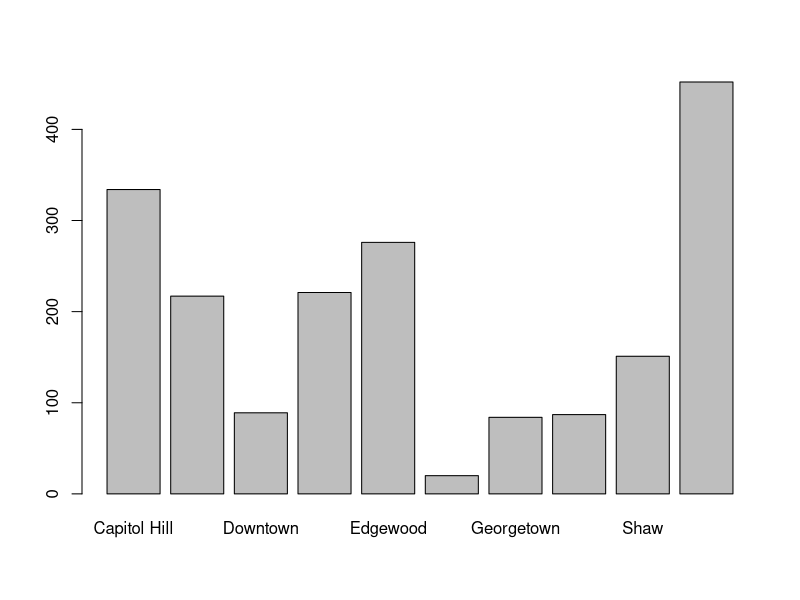
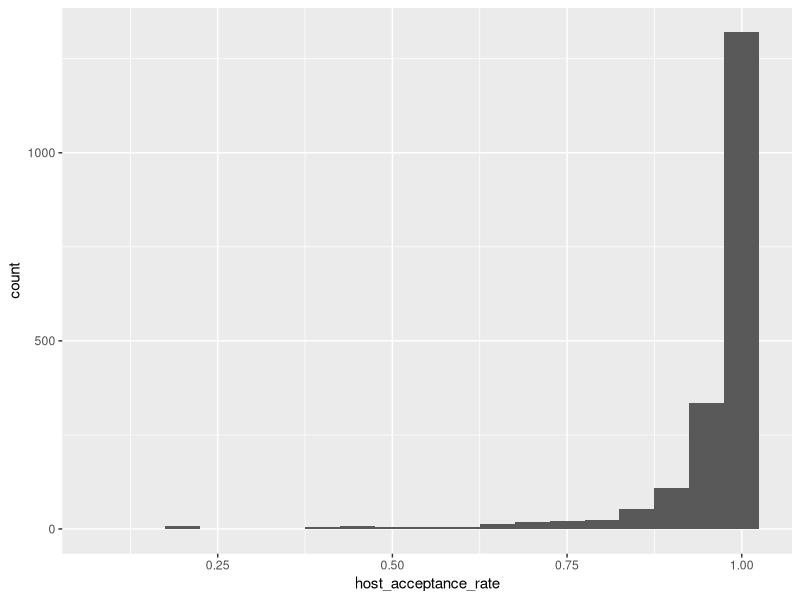
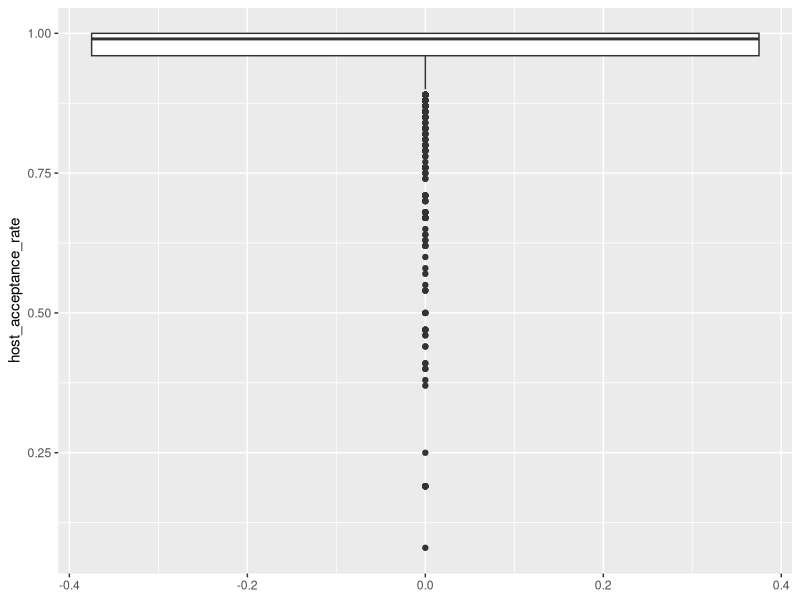
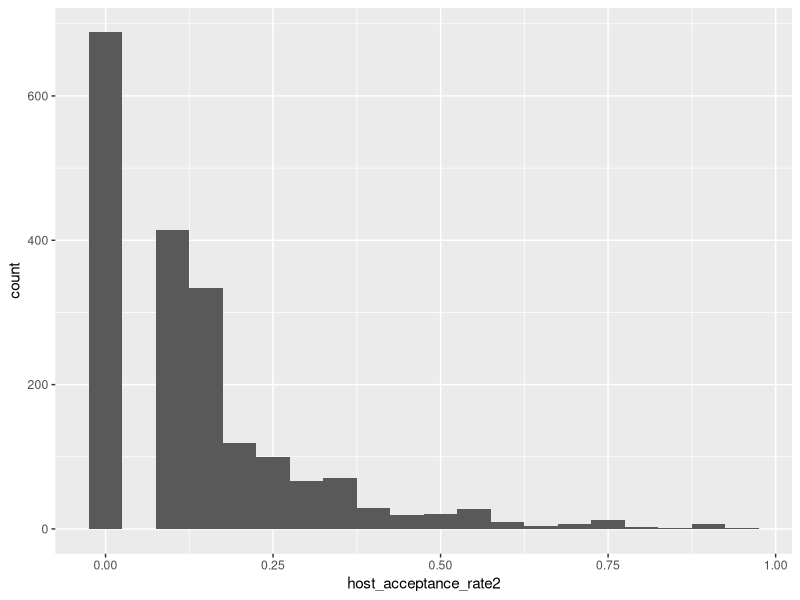
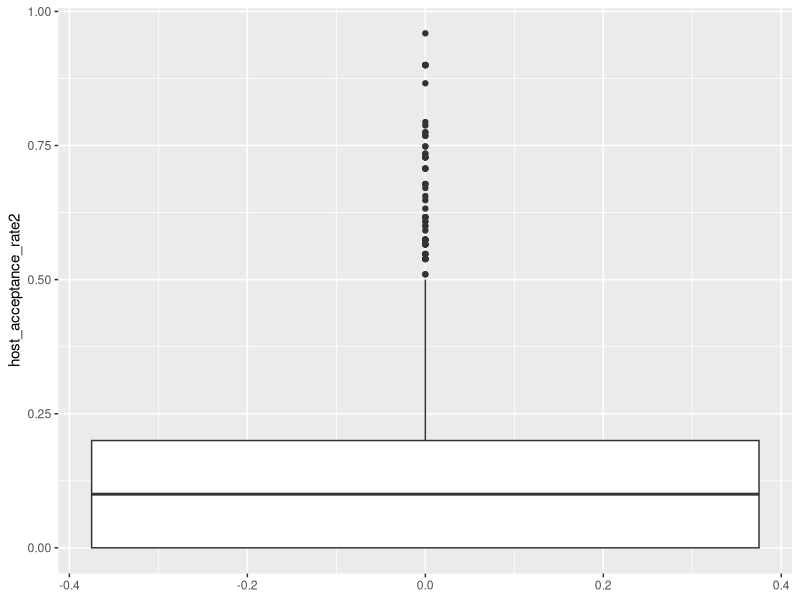
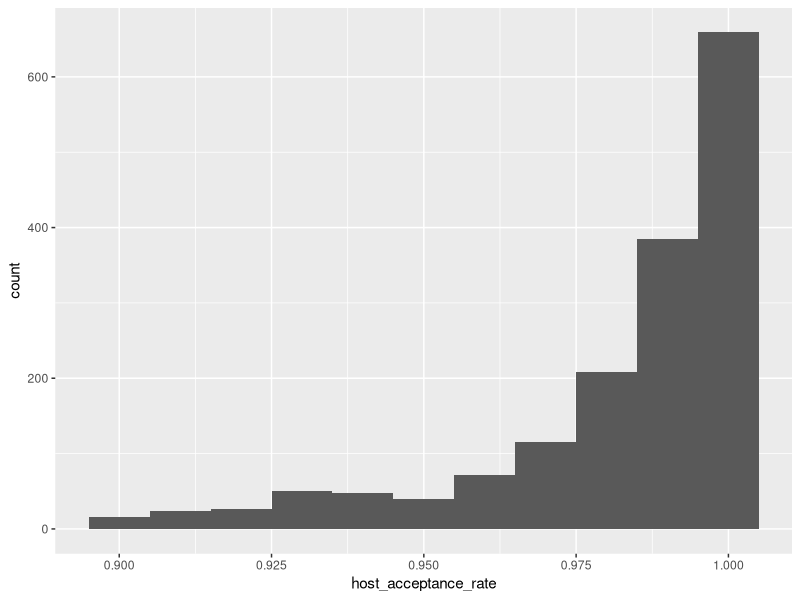
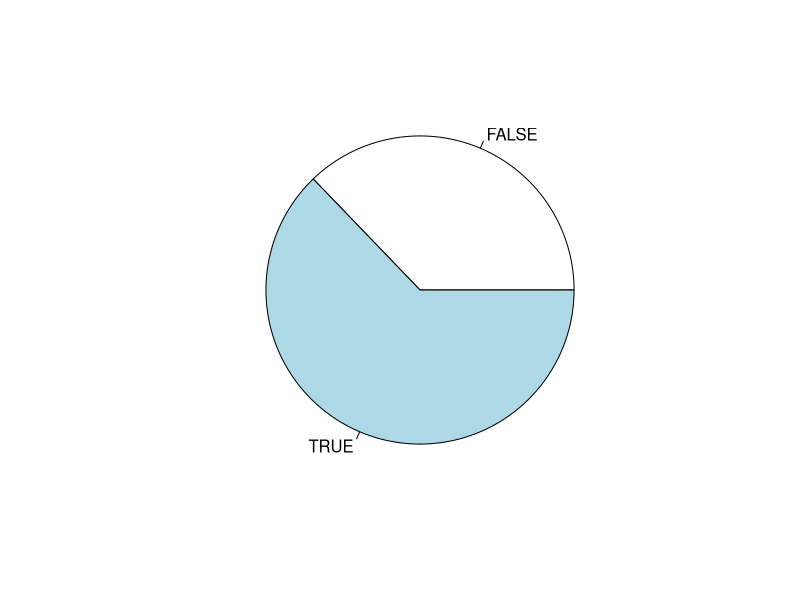
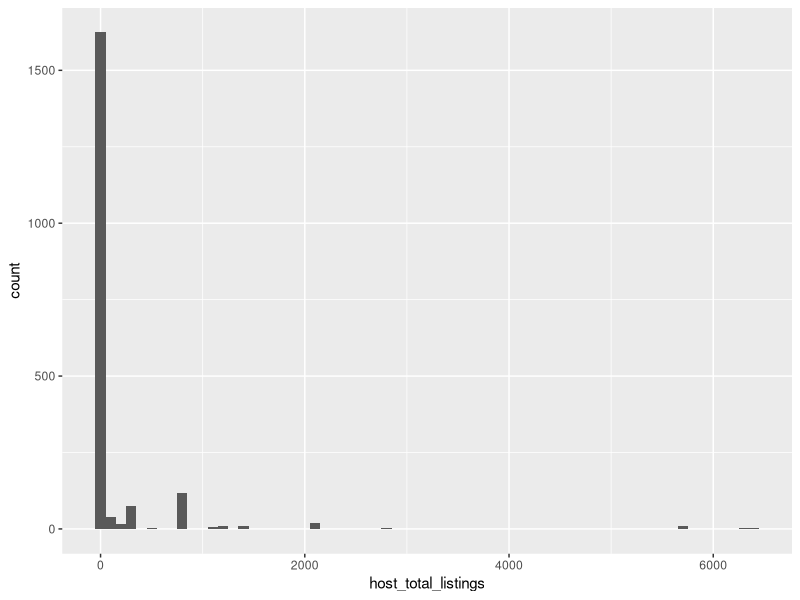

Generate these figures, in order, with R:
## QUESTION 1 ##
# GOAL: Exploratory Data Analysis 
# check for missing values, replace if needed 
# check data types of all the columns in the data frame 
# determine insights

library(tidyverse)
Listings = read.csv("Listings.csv")
Reviews = read.csv("Reviews.csv")
# names(Listings)
# names(Reviews)
# glimpse(Listings)
# glimpse(Reviews)


## use a left join to make sure that the data frame has all the rows from Listing and the additional info from Reviews
df = left_join( Listings , Reviews , by = c("id" = "listing_id"))
## check to see if there are any NaNs in the data set

# apply( df, 2, FUN = anyNA)

## find the index for where the NaNs are located and store in missing beds vector
missing_beds = which(is.na(df$beds))
## using missing beds vector to replace the NaNs with the mean
## beds should not double -> use ceiling to round 1.92 up to 2
df$beds[missing_beds] = ceiling(mean(df$beds, na.rm = TRUE))
## do the same thing with avg rating
missing_rating = which(is.na(df$avg_rating))
# df$avg_rating[missing_rating] = which(is.na(df$avg_rating))
df$avg_rating[missing_rating] = mean(df$avg_rating, na.rm = TRUE)

## since there are blank values in room type decided to replace these blanks with "unknown"
df$room_type[df$room_type == ""] <- "Unknown"

## now that the data frame has been cleaned of NaNs and Blanks 
df = df %>%
  select(-id) %>%
  mutate(neighborhood = as.factor(neighborhood) , host_since = as.Date(host_since, format = "%m/%d/%Y")
         , room_type = as.factor(room_type) , bathrooms = as.factor(bathrooms),
         bedrooms_f = as.factor(bedrooms))
glimpse(df)

## let us explore each column

# 1) Neighborhood: Character data type -> convert to factor to make more robust for categorical analysis 

neigh_freq=table(df$neighborhood)
## it was found that Union Station, Capital Hill, Columia heights, dupont, and edgewood were the most popular
barplot(neigh_freq)
# 2) host_since is a character data type -> convert to a date
## decided to use the IQR method of removing outliers since the data was skewed with an extreme outlier

interquartilerange= IQR(df$price)
upper = quantile(df$price, 0.75)
lower = quantile(df$price , 0.25)
upper_outlier = upper + 1.5 * interquartilerange
lower_outlier = lower - 1.5 * interquartilerange
df_price= df %>%
  filter ( price > lower_outlier & price < upper_outlier)

# ggplot(df, aes(x=host_since, y = price))  + geom_line() +labs(y = "Price" , x = "Host_since",
# title = "Line Plot of Raw Price V Host_since")
# ggplot(df_price, aes(x=host_since, y = price))  + geom_line() +labs(y = "Price" , x = "Host_since",
# title = "Line Plot of Filtered Price V Host_since")

# 3) host_acceptance_rate is a double 
## data type makes sense, no need to change . explore values 

summary(df$host_acceptance_rate) 
## summary stats show possible left skewness
ggplot(df, aes(host_acceptance_rate)) + geom_histogram(binwidth = 0.05)
ggplot(df, aes(host_acceptance_rate)) + geom_boxplot() + coord_flip()
## box plot and histogram confirm left skewness
df_host_test = df %>%
  mutate( host_acceptance_rate2 = ((1-(host_acceptance_rate))^(1/2)))
## since data is left-skewed, can manipulate 
ggplot(df_host_test, aes(host_acceptance_rate2)) + geom_histogram( binwidth = 0.05) 
ggplot(df_host_test, aes(host_acceptance_rate2)) + geom_boxplot() + coord_flip()
## Transform was not great, Outlier analysis performed 
## data is very skewed so IQR outlier analysis is the best approach
IQR_host_rate = IQR(df_price$host_acceptance_rate)
upper_host_price = quantile(df_price$host_acceptance_rate , 0.75)
lower_host_price = quantile(df_price$host_acceptance_rate , 0.25)
upper_outlier_host_price = upper_host_price + 1.5 * IQR_host_rate
lower_outlier_host_price  = lower_host_price - 1.5 * IQR_host_rate

df_host_price = df_price %>%
  filter(host_acceptance_rate > lower_outlier_host_price & host_acceptance_rate < upper_outlier_host_price)

ggplot(df_host_price , aes(host_acceptance_rate)) + geom_histogram(binwidth = 0.01)


# 4) Superhost is a logical data type -> this works but for analysis might be better to have 0 and 1
# use if else for a vectorized approach of replacing all values
superhost2=ifelse(df_price$superhost == FALSE, 0 , 1)
## append the new vector to the existing data frame df 
df_price = data.frame(df_price, superhost2)

superhost_freq = table(df_price$superhost)
superhost2_freq = table(df_price$superhost2)
prop.table(superhost_freq)
pie(superhost_freq)
# pie(super host2_freq)
## approximately 2/3 of users are super hosts 
## makes sense given that the host acceptance rate is so high

# 5) host_total_listing is an integer data type 
## first find summary statistics 
summary(df$host_total_listings)
ggplot(df, aes(host_total_listings)) + geom_histogram(binwidth = 100)

iqr_total_listings = IQR(df_price$host_total_listings)
upper_total_listing = quantile(df_price$host_total_listings, 0.75)
lower_total_listing = quantile(df_price$host_total_listings, 0.25)
upper_outlier_total_listings = upper_total_listing + 1.5 * iqr_total_listings
lower_outlier_total_listings = lower_total_listing - 1.5 * iqr_total_listings

df_listings_price = df_price %>%
  filter ( host_total_listings > lower_outlier_total_listings & host_total_listings < upper_outlier_total_listings)

ggplot(df_listings_price, aes(host_total_listings)) + geom_histogram(binwidth = 5)

## data for host total listings is right skewed 
## try sqrt transform 

df3 = df_listings_price %>%
  mutate (host_total_listings2 = sqrt(host_total_listings),
          host_total_listings3 = log(host_total_listings))

ggplot(df3, aes(host_total_listings2)) + geom_histogram(binwidth = 1)
ggplot(df3, aes(host_total_listings3)) + geom_histogram(binwidth =0.5)

## log transform was a little better 

# 6) room type (already took care of the blanks) 
## data type is character -> lets convert this to a factor data type for better categorical analysis 

barplot(table(df$room_type))
# some sampling error -> way to many entire home/apt compared to the others 

# 7) accommodates -> is a integer data type 
# first lets see the summary statistics 

summary(df$accommodates)
## check the distribution 
df_price %>% 
  ggplot(aes(accommodates)) + geom_boxplot() + coord_flip()
df_price %>% 
  ggplot(aes(accommodates)) + geom_histogram(binwidth = 1)

# bimodal distribution, slightly skewed to the right 
IQR_ap = IQR(df_price$accommodates)
upper_a_p = quantile(df_price$accommodates, 0.75)
lower_a_p = quantile(df_price$accommodates, 0.25)
upper_outlier_ap = upper_a_p + 1.5*IQR_ap
lower_outlier_ap = lower_a_p - 1.5*IQR_ap

df_a_p = df_price %>%
  filter(accommodates > lower_outlier_ap & accommodates < upper_outlier_ap)
df_a_p %>% 
  ggplot(aes(accommodates)) + geom_boxplot() + coord_flip()
df_a_p %>% 
  ggplot(aes(accommodates)) + geom_histogram(binwidth = 1)



# 8) bathrooms is character data type -> convert to factor

bathroom_freq = table(df$bathrooms)
prop.table(bathroom_freq)
barplot(bathroom_freq)

## lots of 1 bath -> highly imbalanced sampling 

# 9) bedrooms -> int data type (makes sense, but could possibly use this as a categorical variable as well)

summary(df_price$bedrooms)
ggplot(df_price, aes(bedrooms)) + geom_histogram()
ggplot(df_price, aes(bedrooms)) + geom_boxplot() +coord_flip()

bedrooms_freq = table(df_price$bedrooms_f)
prop.table(bedrooms_freq)
plot(bedrooms_freq)

IQR_pb = IQR(df_price$bedrooms)
upper_pb = quantile(df_price$bedrooms, 0.75)
lower_pb = quantile(df_price$bedrooms, 0.25)
upper_outlier_pb = upper_pb + 1.5*IQR_pb
lower_outlier_pb = lower_pb - 1.5*IQR_pb

df_b_p = df_price %>%
  filter( bedrooms > lower_outlier_pb & bedrooms < upper_outlier_pb )

df_b_p  %>% 
  ggplot(aes(bedrooms)) + geom_boxplot() + coord_flip()
df_b_p  %>% 
  ggplot(aes(bedrooms)) + geom_histogram(binwidth = 1)
# 10) beds -> double data type

summary(df_price$beds)
ggplot(df_price, aes(beds)) + geom_histogram(binwidth = 1)
ggplot(df_price, aes(beds)) + geom_boxplot() + coord_flip()

IQR_bed_p = IQR(df_price$beds)
upper_bed_p = quantile(df_price$beds , 0.75)
lower_bed_p = quantile(df_price$beds, 0.25)
upper_outlier_bed_p= upper_bed_p + 1.5 * IQR_bed_p
lower_outlier_bed_p = lower_bed_p - 1.5 * IQR_bed_p

df_bed_p = df_price %>%
  filter(beds > lower_outlier_bed_p & beds < upper_outlier_bed_p)

df_bed_p %>%
  ggplot(aes(beds)) + geom_histogram(binwidth = 1) 
df_bed_p %>%
  ggplot(aes(beds)) + geom_boxplot()+ coord_flip()


# 11) price is a double -> find summary statistics
summary(df$price)
ggplot(df, aes(price)) + geom_histogram()
# there was a few data points that are clear outliers < 50000
# simple test to first visualize the data in a box plot with these outliers removed
boxplot(df$price , outline = F) 

ggplot(df , aes(price)) + geom_histogram(binwidth = 25) 
ggplot(df_price , aes(price)) + geom_histogram(binwidth = 25) 
ggplot(df_bed_p, aes(price)) + geom_histogram(binwidth = 25)
ggplot(df_b_p, aes(price)) + geom_histogram(binwidth = 25)
ggplot(df_a_p, aes(price)) + geom_histogram(binwidth = 25)


# 12) min_nights is an integer data type
summary(df_price$min_nights)
ggplot(df_price, aes(min_nights)) + geom_histogram(binwidth = 10)
# same as price -> first lets visualize without the clear outliers
boxplot(df$min_nights, outline = F)

# 13) total reviews is an int data type 
summary(df$total_reviews)
ggplot(df, aes(total_reviews)) + geom_histogram(binwidth=50)

df_tr_test = df_price %>%
  mutate(total_reviews1 = log(total_reviews),
         total_reviews2 = sqrt(total_reviews))


ggplot(df_tr_test, aes(total_reviews1)) + geom_histogram(binwidth = 0.5)
ggplot(df_tr_test, aes(total_reviews2)) + geom_histogram(binwidth = 1)
## log transform was better than sqrt transform

# 14) avg_rating is a double data type
summary(df$avg_rating) 

# left skewed data, with boundary conditions of 1 to 5 
df_avg_rating = df_price %>%
  mutate( avg_rating1 = 5- avg_rating,
          avg_rating2 = sqrt(5- avg_rating),
          avg_rating3 = log(5- avg_rating),
          avg_rating4 = log((5- avg_rating)/ avg_rating))


ggplot(df_price, aes(avg_rating)) + geom_histogram(binwidth = 1)
ggplot(df_avg_rating, aes(avg_rating1)) + geom_histogram(binwidth = 1)
ggplot(df_avg_rating, aes(avg_rating2)) + geom_histogram(binwidth = 0.5)
## this worked well however 224 non-finite outside the scale range
# ggplot(df_avg_rating, aes(avg_rating3)) + geom_histogram(binwidth = 0.5)
# ggplot(df_avg_rating, aes(avg_rating4)) + geom_histogram(bindwith=.2)

## lets explore possible correlations between the numerical variables

correlation_matrix = cor(select_if(df, is.numeric))
diag(correlation_matrix) = NA
correlation_df = data.frame(correlation_matrix)
names(correlation_df[which.max(abs(correlation_df$price))])
## before any filtering of data , host total listings is the most correlated with price

# now that the price outliers are filtered out 
# let us retest the correlation matrix
correlation_matrix_clean = cor(select_if(df_price, is.numeric))
diag(correlation_matrix_clean) = NA 
correlation_df_clean = data.frame(correlation_matrix_clean)

a=correlation_df_clean %>%
  arrange(desc(price)) %>%
  select(price)

correlation_matrix_clean2 = cor(select_if(df_a_p, is.numeric))
diag(correlation_matrix_clean2) = NA 
correlation_df_clean2 = data.frame(correlation_matrix_clean2)

price_acc=correlation_df_clean2 %>%
  arrange(desc(price)) %>%
  select(price)

correlation_matrix_clean3 = cor(select_if(df_b_p, is.numeric))
diag(correlation_matrix_clean3) = NA 
correlation_df_clean3 = data.frame(correlation_matrix_clean3)

price_br=correlation_df_clean3 %>%
  arrange(desc(price)) %>%
  select(price)

correlation_matrix_clean4 = cor(select_if(df_bed_p, is.numeric))
diag(correlation_matrix_clean4) = NA 
correlation_df_clean4 = data.frame(correlation_matrix_clean4)

price_beds=correlation_df_clean4 %>%
  arrange(desc(price)) %>%
  select(price)

test = tibble(a , price_acc$price , price_br$price , price_beds$price)
test1 = data.frame(a , price_acc$price , price_br$price , price_beds$price)
test1
test

## based on the correlation matrix, only filtering out the price outliers was the most effective

## best three to study are accommodates, bedrooms , beds (stays true for all)

## lets start with visualizing price v accommodates, bedroom, bed
## price = dependent variable , the rest are independent variable 

ggplot( df_price , aes(x = accommodates, y = price)) + geom_point() + geom_jitter() + geom_smooth(method = "lm" , se = FALSE)
ggplot( df_price , aes(x = bedrooms, y = price)) + geom_point() + geom_jitter() + geom_smooth(method = "lm" , se = FALSE)
ggplot( df_price , aes(x = beds, y = price)) + geom_point() + geom_jitter() + geom_smooth(method = "lm" , se = FALSE)

ggplot( df_price , aes(x = accommodates, y = price , color = neighborhood)) + geom_point() + geom_jitter() + geom_smooth(method = "lm" , se = FALSE)
ggplot( df_price , aes(x = bedrooms, y = price , color = neighborhood)) + geom_point() + geom_jitter() + geom_smooth(method = "lm" , se = FALSE)
ggplot( df_price , aes(x = beds, y = price , color = neighborhood)) + geom_point() + geom_jitter() + geom_smooth(method = "lm" , se = FALSE)


ggplot(df_price , aes(x = accommodates, y = price)) + 
  geom_point() + geom_jitter() + geom_smooth(method = "lm" , se = FALSE) + 
  facet_wrap(~neighborhood, scales = "free_x")

ggplot(df_price , aes(x = beds, y = price)) + 
  geom_point() + geom_jitter() + geom_smooth(method = "lm" , se = FALSE) + 
  facet_wrap(~neighborhood, scales = "free_x")

ggplot(df_price , aes(x = bedrooms, y = price)) + 
  geom_point() + geom_jitter() + geom_smooth(method = "lm" , se = FALSE) + 
  facet_wrap(~neighborhood, scales = "free_x")

ggplot(df_price , aes(x = bedrooms, y = price)) + 
  geom_point() + geom_jitter() + geom_smooth(method = "lm" , se = FALSE) + 
  facet_wrap(~room_type, scales = "free_x")

## Summary statistics, Group By Room_type , Bathrooms, Neighborhood 

df_price %>% 
  group_by(neighborhood) %>% 
  summarize(avg_price = mean(price) , sd_price = sd(price) , median_price = quantile(price, 0.5) , IQR_price = IQR(price))

df_price %>% 
  group_by(room_type) %>% 
  summarize(avg_price = mean(price) , sd_price = sd(price) , median_price = quantile(price, 0.5) , IQR_price = IQR(price))

df_price %>% 
  filter(room_type == "Entire home/apt") %>%
  group_by(neighborhood) %>%
  summarize(avg_price = mean(price) , sd_price = sd(price) , median_price = quantile(price, 0.5) , IQR_price = IQR(price))

df_price %>% 
  filter(room_type == "Entire home/apt" & neighborhood == "Union Station") %>%
  group_by(bathrooms) %>%
  summarize(avg_price = mean(price) , sd_price = sd(price) , median_price = quantile(price, 0.5) , IQR_price = IQR(price))



## Question 2 ##


## lets also get some numbers: 
table(df_price$room_type)
table(df_price$neighborhood)
table(df_price$neighborhood, df_price$room_type)

df %>%
  group_by(neighborhood, room_type) %>%
  summarize(avg_price = mean(price, na.rm = TRUE), standard_deviation = sd(price, na.rm = TRUE) ,
            Q_price25=quantile(price, 0.25), Q_price50=quantile(price, 0.5), Q_price75=quantile(price, 0.75)
            , IQR = (quantile(price, 0.75) - quantile(price, 0.25))) %>%
  arrange(desc(avg_price))
df %>%
  group_by(neighborhood, room_type) %>%
  summarize(avg_price = mean(price, na.rm = TRUE), standard_deviation = sd(price, na.rm = TRUE) ,
            Q_price25=quantile(price, 0.25), Q_price50=quantile(price, 0.5), Q_price75=quantile(price, 0.75)
            , IQR = (quantile(price, 0.75) - quantile(price, 0.25))) %>%
  arrange((avg_price))
df %>%
  group_by(neighborhood, room_type) %>%
  summarize(avg_price = mean(price, na.rm = TRUE), standard_deviation = sd(price, na.rm = TRUE) ,
            Q_price25=quantile(price, 0.25), Q_price50=quantile(price, 0.5), Q_price75=quantile(price, 0.75)
            , IQR = (quantile(price, 0.75) - quantile(price, 0.25))) %>%
  arrange(desc(standard_deviation))
df %>%
  group_by(neighborhood, room_type) %>%
  summarize(avg_price = mean(price, na.rm = TRUE), standard_deviation = sd(price, na.rm = TRUE) ,
            Q_price25=quantile(price, 0.25), Q_price50=quantile(price, 0.5), Q_price75=quantile(price, 0.75)
            , IQR = (quantile(price, 0.75) - quantile(price, 0.25)))%>%
  arrange((standard_deviation))
df %>%
  group_by(neighborhood, room_type) %>%
  summarize(avg_price = mean(price, na.rm = TRUE), standard_deviation = sd(price, na.rm = TRUE) ,
            Q_price25=quantile(price, 0.25), Q_price50=quantile(price, 0.5), Q_price75=quantile(price, 0.75)
            , IQR = (quantile(price, 0.75) - quantile(price, 0.25))) %>%
  arrange(desc(IQR))
df %>%
  group_by(neighborhood, room_type) %>%
  summarize(avg_price = mean(price, na.rm = TRUE), standard_deviation = sd(price, na.rm = TRUE) ,
            Q_price25=quantile(price, 0.25), Q_price50=quantile(price, 0.5), Q_price75=quantile(price, 0.75)
            , IQR = (quantile(price, 0.75) - quantile(price, 0.25))) %>%
  arrange((IQR))

df_price %>%
  group_by(neighborhood, room_type) %>%
  summarize(avg_price = mean(price, na.rm = TRUE), standard_deviation = sd(price, na.rm = TRUE) ,
            Q_price25=quantile(price, 0.25), Q_price50=quantile(price, 0.5), Q_price75=quantile(price, 0.75)
            , IQR = (quantile(price, 0.75) - quantile(price, 0.25))) %>%
  arrange(desc(avg_price))

df_price %>%
  group_by(neighborhood, room_type) %>%
  summarize(avg_price = mean(price, na.rm = TRUE), standard_deviation = sd(price, na.rm = TRUE) ,
            Q_price25=quantile(price, 0.25), Q_price50=quantile(price, 0.5), Q_price75=quantile(price, 0.75)
            , IQR = (quantile(price, 0.75) - quantile(price, 0.25))) %>%
  arrange((avg_price))
df_price %>%
  group_by(neighborhood, room_type) %>%
  summarize(avg_price = mean(price, na.rm = TRUE), standard_deviation = sd(price, na.rm = TRUE) ,
            Q_price25=quantile(price, 0.25), Q_price50=quantile(price, 0.5), Q_price75=quantile(price, 0.75)
            , IQR = (quantile(price, 0.75) - quantile(price, 0.25))) %>%
  arrange(desc(standard_deviation))
df_price %>%
  group_by(neighborhood, room_type) %>%
  summarize(avg_price = mean(price, na.rm = TRUE), standard_deviation = sd(price, na.rm = TRUE) ,
            Q_price25=quantile(price, 0.25), Q_price50=quantile(price, 0.5), Q_price75=quantile(price, 0.75)
            , IQR = (quantile(price, 0.75) - quantile(price, 0.25))) %>%
  arrange((standard_deviation))
df_price %>%
  group_by(neighborhood, room_type) %>%
  summarize(avg_price = mean(price, na.rm = TRUE), standard_deviation = sd(price, na.rm = TRUE) ,
            Q_price25=quantile(price, 0.25), Q_price50=quantile(price, 0.5), Q_price75=quantile(price, 0.75)
            , IQR = (quantile(price, 0.75) - quantile(price, 0.25))) %>%
  arrange(desc(IQR))
df_price %>%
  group_by(neighborhood, room_type) %>%
  summarize(avg_price = mean(price, na.rm = TRUE), standard_deviation = sd(price, na.rm = TRUE) ,
            Q_price25=quantile(price, 0.25), Q_price50=quantile(price, 0.5), Q_price75=quantile(price, 0.75)
            , IQR = (quantile(price, 0.75) - quantile(price, 0.25))) %>%
  arrange((IQR))
  


## Question 3 

conf_test = function(level , name , dataframe) { 
  # the function will take three arguments
  # level: numerical confidence level 
  # name of the numerical variable (string)
  # name of the dataframe
  
  # need to only grab all the columns and work with that data
  # since double [[]] for dataframes will pull only the data from that column
  var = dataframe[[name]]
  avg = mean(var , na.rm = TRUE)
  std = sd(var, na.rm = TRUE)
  alpha = 1 -level
  d_f = length(var) - 1
  # one tailed
  t_val = abs(qt(  alpha, d_f ))
  
  conf_int = c( avg - (t_val * (std / sqrt(length(var))))
                ,
                avg + (t_val * (std / sqrt(length(var)))))
  # two tailed
  t_val2 = abs(qt(  alpha/2 , d_f ))
  conf_int2 = c( avg - (t_val2 * (std / sqrt(length(var))))
                 ,
                 avg + (t_val2 * (std / sqrt(length(var)))))
  
  return(list(one_tailed = conf_int , two_tailed = conf_int2))
  
}

conf_test(0.95, "price" , df_price)

confInt = function(level , var, data) {
  
  x = data[[var]]
  n = length(x)
  
  alpha = 1-level
  avg = mean(x)
  stdev = sd(x)
  sterr = stdev / sqrt(n)
  
  cvT = qt(1-alpha/2, df = n-1)
  
  c(lower = avg-cvT * sterr,
    mean = avg,
    upper = avg + cvT * sterr,
    n = n)
  
}

confInt95 = confInt(.95, "price", df_price)

round(confInt95, 2)



#Q4 : A T-Test was performed. 

t.test(df_price$price, mu = 200, alternative = "greater", conf.level = 0.95)



#Q5. Visualize price to test for normality.

#Use Q-Q Plot to test for normality.

ggplot(df_price, aes(sample = price)) +
  stat_qq() +
  stat_qq_line(color = "red") +
  labs(x = "Theoretical Quantiles",
       y = "Sample Quantiles",
       title = "Q-Q Plot of Airbnb Prices in Washington, DC")

#Use Histogram to test for normality

ggplot(df_price, aes(x = price)) + 
  geom_histogram(aes(y = ..density..), bins = 30, fill = "lightblue", 
                 color = "black")+
  geom_density(color = "red", size = 1.2) +
  labs(x = "Price",
       y = "Density",
       title = "Airbnb Prices in Washington, DC") +
  theme_minimal()

#Use log(price) to try to normalize and make less skewed
#Log(price) did not work

ggplot(df_price, aes(x = log(price))) + 
  geom_histogram(aes(y = ..density..), bins = 30, fill = "lightblue", 
                 color = "black")+
  geom_density(color = "red", size = 1.2) +
  labs(x = "Price (Log)",
       y = "Density", 
       title = "Airbnb Prices in Washington, DC (Log)") + 
  theme_minimal()

#Boxplot (can removed since it does not answer #5)

ggplot(df_price, aes(y = price)) +
  geom_boxplot(fill = "lightgreen", outlier.color = "red") +
  labs(y = "Price",
       title = "Boxplot of Airbnb Prices in DC") + 
  theme_minimal()

#Boxplot to compare price and bedrooms

boxplot(price~bedrooms, df_price)

#Boxplot to compare price and neighborhood

boxplot(price~neighborhood, df_price)

#Q6. What’s the best simple linear regression model for the “price” of the listings based on R-squared and residual standard error? 
#Compare/present the results of the tested models as a table in your report.

#Simple linear regression of price using neighborhood as predictor.
RegNeighborhood = lm(price~neighborhood, df_price)

#Simple linear regression of price using bedrooms as predictor.
RegBedrooms = lm(price~bedrooms, df_price)

#Simple linear regression of price using room type as predictor.
RegRoomType = lm(price~room_type, df_price)

#Simple linear regression of price using accommodates as predictor.
RegAccommodates = lm(price~accommodates, df_price)

#Simple linear regression of price using beds as predictor.
RegBeds = lm(price~beds, df_price)

#Simple linear regression of price using bathrooms as predictor.
RegBathrooms = lm(price~bathrooms, df_price)

#Simple linear regression of price using minimum nights as predictor.
RegMinNights = lm(price~min_nights, df_price)

#Simple linear regression of price using total reviews as predictor.
RegReviews = lm(price~total_reviews, df_price)

#Simple linear regression of price using host acceptance rate as predictor.
RegHostAcceptRate = lm(price~host_acceptance_rate, df_price)

#Simple linear regression of price using Superhost as predictor.
RegSuperhost = lm(price~superhost, df_price)

#Simple linear regression of price using host total listings as predictor.
RegHostListings = lm(price~host_total_listings, df_price)

#Simple linear regression of price using average rating as predictor.
RegAvgRating = lm(price~avg_rating, df_price)

#Compare the regression models of R-squared and residual standard error.

#Summaries
sumNeighborhood = summary(RegNeighborhood)
sumBedrooms = summary(RegBedrooms)
sumRoomType = summary(RegRoomType)
sumAccommodates = summary(RegAccommodates)
sumBeds = summary(RegBeds)
sumBathrooms = summary(RegBathrooms)
sumMinNights = summary(RegMinNights)
sumReviews = summary(RegReviews)
sumHostAcceptRate = summary(RegHostAcceptRate)
sumSuperhost = summary(RegSuperhost)
sumHostListings = summary(RegHostListings)
sumAvgRating = summary(RegAvgRating)

#Comparison table for all the models.

modelComp = data.frame(
  Model = c("Req with Neighborhood", "Reg with Bedrooms", "Reg with Room Type", 
            "Reg with Accommodates", "Reg with Beds", "Reg with Bathrooms", 
            "Reg with Min Nights", "Reg with Total Reviews", "Reg with Host Acceptance Rate",
            "Reg with Superhost", "Reg with Host Total Listings", "Reg with Average Rating"),
  SER = c(sumNeighborhood$sigma, sumBedrooms$sigma, sumRoomType$sigma, 
          sumAccommodates$sigma, sumBeds$sigma, sumBathrooms$sigma, 
          sumMinNights$sigma, sumReviews$sigma, sumHostAcceptRate$sigma,
          sumSuperhost$sigma, sumHostListings$sigma, sumAvgRating$sigma),
  R2 = c(sumNeighborhood$r.squared, sumBedrooms$r.squared, sumRoomType$r.squared, 
         sumAccommodates$r.squared, sumBeds$r.squared, sumBathrooms$r.squared, 
         sumMinNights$r.squared, sumReviews$r.squared, sumHostAcceptRate$r.squared,
         sumSuperhost$r.squared, sumHostListings$r.squared, sumAvgRating$r.squared)
)

modelComp

#Model with lowest residual standard error
modelComp$Model[which.min(modelComp$SER)]

#Model with highest residual standard error
modelComp$Model[which.max(modelComp$SER)]

#Q7:
# multiple linear model  
# predictors: bedrooms + neighborhood + room_type + accommodates only analysis 
filtReg = lm(price ~ bedrooms + neighborhood + room_type + bathrooms,df_price)
summary(filtReg)

# coefficent table 
coef =  coef(summary(filtReg))
coef

#Diagnostic plots
plot(filtReg, which = 1)
plot(filtReg, which = 2)

#Summary Of Data Model" sigma, R2, AdjR
ModelName = c("filtReg") 
Sigma = c(summary(filtReg)$sigma)
RSqrd = c(summary(filtReg)$r.squared)
AdjRSqrd = c(summary(filtReg)$adj.r.squared)

SummaryTable = data.frame(ModelName,Sigma,RSqrd,AdjRSqrd)
SummaryTable

# predicted price
df_price$prdctPrce = predict(filtReg)

#Group, summarize, and keep top 5 groups 
topFiveGroup = df_price %>%
  group_by(neighborhood, room_type) %>%
  summarize(
    numLstngs = n(),
    avgPred = mean(prdctPrce))%>%
  ungroup() %>%
  filter(numLstngs >= 5) %>%           
  arrange(desc(avgPred)) %>%
  slice_head(n = 5)
topFiveGroup

#ggplot top 5

ggplot(topFiveGroup,
       aes(x = avgPred,
           y = reorder(paste(neighborhood, "/", room_type), avgPred))) +
  geom_col(fill = "lightblue") +
  labs(title = "Top 5 By Predicted Price (Avg.)",
       x = "Avg. predicted price", y = "Neighborhood / Room Type") +
  theme_minimal()



#Q8: Ran correlations against bedrooms and accommodates. mild correlation. Still mulling this one over.

cor(df_price$bedrooms, df_price$accommodates)
